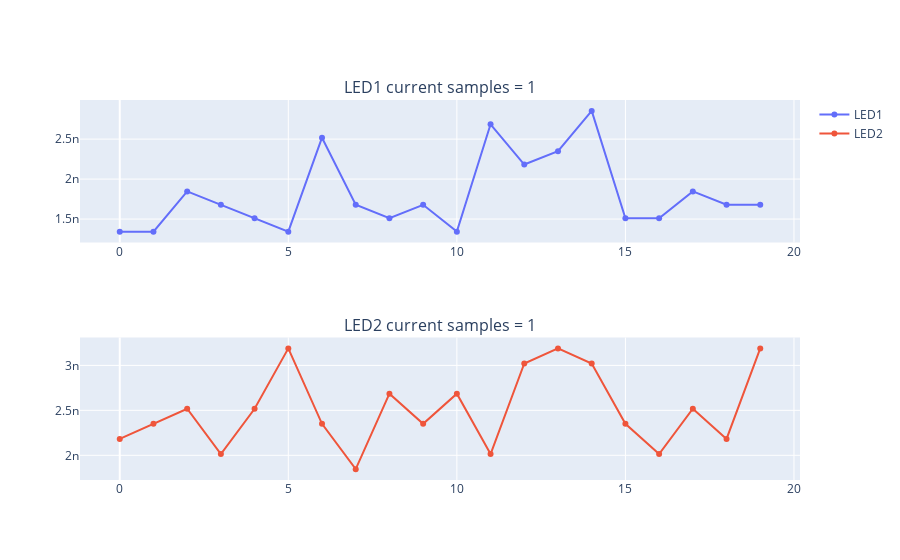

The cell this chart's notebook holds for it:
### Markdown cell above
Helper function to generate the plots:

### Code cell
def create_fig(nsamples):  
    fig = make_subplots(rows=2, cols=1,  subplot_titles=(f"LED1 current samples = {nsamples}", f"LED2 current samples = {nsamples}"))
    fig.add_trace(go.Scatter(x=ch1_x, y=ch1_results,
                        mode='lines+markers+text',
                        name='LED1'),  row=1, col=1)
    fig.add_trace(go.Scatter(x=ch1_x, y=ch2_results,
                        mode='lines+markers+text',
                        name='LED2'),  row=2, col=1)
    fig.update_layout(height=600)
    return fig
fig = create_fig(1)
fig

### Figure 1 — Plotly figure (JSON) as saved in the notebook; plotly's stock layout.template omitted (floating-point values rounded to 4 significant figures)
{"data": [{"mode": "lines+markers+text", "name": "LED1", "type": "scatter", "x": [0, 1, 2, 3, 4, 5, 6, 7, 8, 9, 10, 11, 12, 13, 14, 15, 16, 17, 18, 19], "xaxis": "x", "y": [1.343e-09, 1.343e-09, 1.846e-09, 1.678e-09, 1.511e-09, 1.343e-09, 2.518e-09, 1.678e-09, 1.511e-09, 1.678e-09, 1.343e-09, 2.686e-09, 2.182e-09, 2.35e-09, 2.853e-09, 1.511e-09, 1.511e-09, 1.846e-09, 1.678e-09, 1.678e-09], "yaxis": "y"}, {"mode": "lines+markers+text", "name": "LED2", "type": "scatter", "x": [0, 1, 2, 3, 4, 5, 6, 7, 8, 9, 10, 11, 12, 13, 14, 15, 16, 17, 18, 19], "xaxis": "x2", "y": [2.182e-09, 2.35e-09, 2.518e-09, 2.014e-09, 2.518e-09, 3.189e-09, 2.35e-09, 1.846e-09, 2.686e-09, 2.35e-09, 2.686e-09, 2.014e-09, 3.021e-09, 3.189e-09, 3.021e-09, 2.35e-09, 2.014e-09, 2.518e-09, 2.182e-09, 3.189e-09], "yaxis": "y2"}], "layout": {"annotations": [{"font": {"size": 16}, "showarrow": false, "text": "LED1 current samples = 1", "x": 0.5, "xanchor": "center", "xref": "paper", "y": 1, "yanchor": "bottom", "yref": "paper"}, {"font": {"size": 16}, "showarrow": false, "text": "LED2 current samples = 1", "x": 0.5, "xanchor": "center", "xref": "paper", "y": 0.375, "yanchor": "bottom", "yref": "paper"}], "autosize": true, "xaxis": {"anchor": "y", "autorange": true, "domain": [0, 1], "range": [-1.153, 20.15], "type": "linear"}, "xaxis2": {"anchor": "y2", "autorange": true, "domain": [0, 1], "range": [-1.153, 20.15], "type": "linear"}, "yaxis": {"anchor": "x", "autorange": true, "domain": [0.625, 1], "range": [1.141e-09, 3.056e-09], "type": "linear"}, "yaxis2": {"anchor": "x2", "autorange": true, "domain": [0, 0.375], "range": [1.667e-09, 3.369e-09], "type": "linear"}}}
